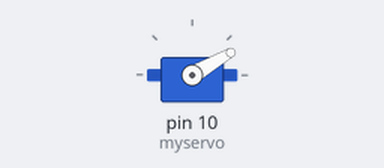
Recording of a sketch running on a simulated Arduino Uno, built with avr-gcc and run on an emulated ATmega328P. On the bench: servo.

Above: at 0.05 s.
At 3.75 s:
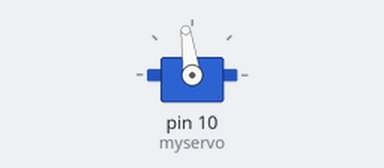
At 7.45 s:
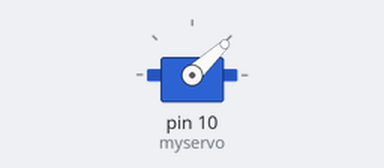
At 14.95 s:
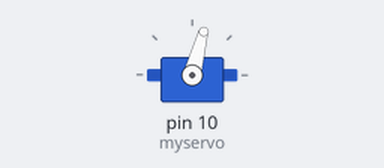
Timing chart, 0 to 19.5 s (numbered marks = the images above):
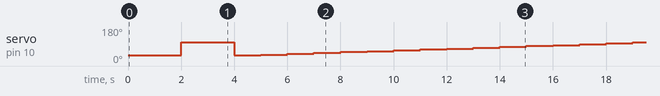

The sketch:

servo.ino
```cpp
#include <Servo.h>

Servo myservo;  // Create servo object to control a servo

int pos = 0;    // Variable to store the servo position

void setup() {
  Serial.begin(9600);
  myservo.attach(10);  // Attach the servo on pin 10 to the servo object
}

void loop() {
  myservo.writeMicroseconds(850); // 0º considered
  delay(2000);
  myservo.writeMicroseconds(1550); // 90º considered
  delay(2000);

  // Code part to rotate 6º per second (pulse Width=47us) from 0º to 90º
  for (pos = 850; pos <= 1550; pos += 47){ // Start at 0º and increment 6º at each second, rotate 15 positions
    myservo.writeMicroseconds(pos);        // Make servo rotate to the wanted position (6º, 12º, 18º, 24º, 30º, 36º, 42º, 48º, 54º, 60º, 66º, 72º, 78º, 84º, 90º)
    delay(1000);                           // Waits 1s for the servo to reach the position
  }

  // Code part to rotate 6º per second (pulse Width=47us) from 90º to 0º
  for (pos = 1550; pos >= 850; pos -= 47){  // Start at 90º and decrement 6º at each second
    myservo.writeMicroseconds(pos);         // Make servo rotate to the wanted position (90º, 84º, 78º, 72º, 66º, 60º, 54º, 48º, 42º, 36º, 30º, 24º, 18º, 12º, 6º)
    delay(1000);                            // Waits 1s for the servo to reach the position
  }

  // Code part to rotate as fast as possible 90º
  myservo.writeMicroseconds(1550);
  delay(2000);
}
```
